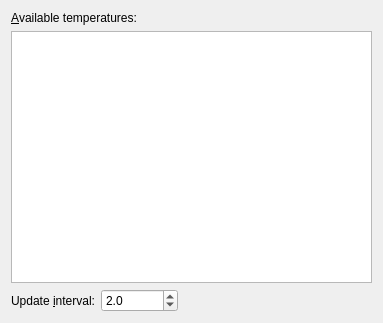
<?xml version="1.0" encoding="UTF-8"?>
<ui version="4.0">
 <class>configUps</class>
 <widget class="QWidget" name="configUps">
  <property name="geometry">
   <rect>
    <x>0</x>
    <y>0</y>
    <width>383</width>
    <height>323</height>
   </rect>
  </property>
  <property name="styleSheet">
   <string notr="true"/>
  </property>
  <layout class="QVBoxLayout">
   <item>
    <widget class="QLabel" name="label">
     <property name="text">
      <string>&amp;Available temperatures:</string>
     </property>
     <property name="buddy">
      <cstring>treeView</cstring>
     </property>
    </widget>
   </item>
   <item>
    <widget class="QTreeView" name="treeView">
     <property name="rootIsDecorated">
      <bool>false</bool>
     </property>
     <property name="uniformRowHeights">
      <bool>true</bool>
     </property>
     <property name="sortingEnabled">
      <bool>true</bool>
     </property>
    </widget>
   </item>
   <item>
    <layout class="QHBoxLayout">
     <item>
      <widget class="QLabel" name="label_2">
       <property name="text">
        <string>Update &amp;interval:</string>
       </property>
       <property name="alignment">
        <set>Qt::AlignRight|Qt::AlignTrailing|Qt::AlignVCenter</set>
       </property>
       <property name="buddy">
        <cstring>intervalSpinBox</cstring>
       </property>
      </widget>
     </item>
     <item>
      <widget class="QDoubleSpinBox" name="intervalSpinBox">
       <property name="decimals">
        <number>1</number>
       </property>
       <property name="minimum">
        <double>0.100000000000000</double>
       </property>
       <property name="maximum">
        <double>525600.000000000000000</double>
       </property>
       <property name="value">
        <double>2.000000000000000</double>
       </property>
      </widget>
     </item>
     <item>
      <spacer>
       <property name="orientation">
        <enum>Qt::Horizontal</enum>
       </property>
       <property name="sizeHint" stdset="0">
        <size>
         <width>40</width>
         <height>20</height>
        </size>
       </property>
      </spacer>
     </item>
    </layout>
   </item>
  </layout>
 </widget>
 <resources/>
 <connections/>
</ui>
